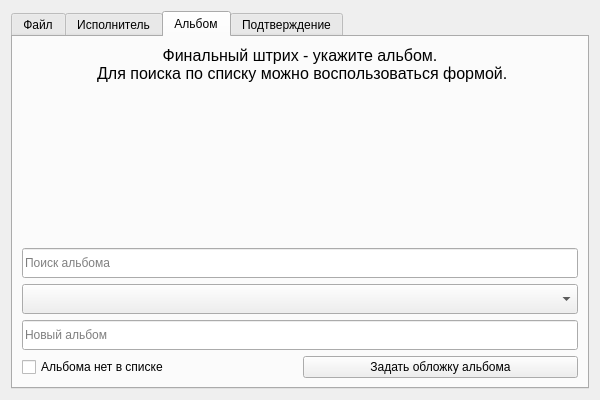
<?xml version="1.0" encoding="UTF-8"?>
<ui version="4.0">
 <class>Form</class>
 <widget class="QWidget" name="Form">
  <property name="geometry">
   <rect>
    <x>0</x>
    <y>0</y>
    <width>600</width>
    <height>400</height>
   </rect>
  </property>
  <property name="sizePolicy">
   <sizepolicy hsizetype="Fixed" vsizetype="Fixed">
    <horstretch>0</horstretch>
    <verstretch>0</verstretch>
   </sizepolicy>
  </property>
  <property name="minimumSize">
   <size>
    <width>600</width>
    <height>400</height>
   </size>
  </property>
  <property name="windowTitle">
   <string>Form</string>
  </property>
  <layout class="QGridLayout" name="gridLayout_2">
   <item row="0" column="0">
    <widget class="QTabWidget" name="tabs">
     <property name="minimumSize">
      <size>
       <width>0</width>
       <height>30</height>
      </size>
     </property>
     <property name="tabPosition">
      <enum>QTabWidget::North</enum>
     </property>
     <property name="tabShape">
      <enum>QTabWidget::Rounded</enum>
     </property>
     <property name="currentIndex">
      <number>2</number>
     </property>
     <property name="documentMode">
      <bool>false</bool>
     </property>
     <property name="tabsClosable">
      <bool>false</bool>
     </property>
     <property name="movable">
      <bool>false</bool>
     </property>
     <property name="tabBarAutoHide">
      <bool>false</bool>
     </property>
     <widget class="QWidget" name="file_tab">
      <attribute name="title">
       <string>Файл</string>
      </attribute>
      <layout class="QGridLayout" name="gridLayout">
       <item row="4" column="0">
        <widget class="QPushButton" name="select_file_button">
         <property name="sizePolicy">
          <sizepolicy hsizetype="Minimum" vsizetype="Fixed">
           <horstretch>0</horstretch>
           <verstretch>0</verstretch>
          </sizepolicy>
         </property>
         <property name="minimumSize">
          <size>
           <width>0</width>
           <height>40</height>
          </size>
         </property>
         <property name="text">
          <string>Выбрать файл</string>
         </property>
        </widget>
       </item>
       <item row="3" column="0">
        <widget class="QLabel" name="label_2">
         <property name="font">
          <font>
           <pointsize>10</pointsize>
          </font>
         </property>
         <property name="text">
          <string>Для начала выберите файл трека и укажите его название.</string>
         </property>
         <property name="alignment">
          <set>Qt::AlignCenter</set>
         </property>
        </widget>
       </item>
       <item row="5" column="0">
        <widget class="QLineEdit" name="select_file_field">
         <property name="minimumSize">
          <size>
           <width>0</width>
           <height>30</height>
          </size>
         </property>
         <property name="readOnly">
          <bool>true</bool>
         </property>
         <property name="placeholderText">
          <string>Здесь будет отображаться путь до файла</string>
         </property>
        </widget>
       </item>
       <item row="1" column="0">
        <widget class="QLabel" name="label">
         <property name="font">
          <font>
           <pointsize>12</pointsize>
          </font>
         </property>
         <property name="text">
          <string>Добавляйте новые треки - так вы сделаете Waveful лучше.</string>
         </property>
         <property name="alignment">
          <set>Qt::AlignCenter</set>
         </property>
        </widget>
       </item>
       <item row="2" column="0">
        <spacer name="verticalSpacer_3">
         <property name="orientation">
          <enum>Qt::Vertical</enum>
         </property>
         <property name="sizeHint" stdset="0">
          <size>
           <width>20</width>
           <height>40</height>
          </size>
         </property>
        </spacer>
       </item>
       <item row="6" column="0">
        <widget class="QLineEdit" name="title_input">
         <property name="minimumSize">
          <size>
           <width>0</width>
           <height>30</height>
          </size>
         </property>
         <property name="placeholderText">
          <string>Введите название трека</string>
         </property>
        </widget>
       </item>
      </layout>
     </widget>
     <widget class="QWidget" name="artist_tab">
      <attribute name="title">
       <string>Исполнитель</string>
      </attribute>
      <layout class="QGridLayout" name="gridLayout_11">
       <item row="1" column="0">
        <widget class="QLabel" name="label_4">
         <property name="font">
          <font>
           <pointsize>12</pointsize>
          </font>
         </property>
         <property name="text">
          <string>Укажите исполнителя трека. 
 Для поиска по списку можно воспользоваться формой.</string>
         </property>
         <property name="alignment">
          <set>Qt::AlignCenter</set>
         </property>
        </widget>
       </item>
       <item row="4" column="0">
        <layout class="QGridLayout" name="gridLayout_3">
         <item row="4" column="1">
          <spacer name="horizontalSpacer">
           <property name="orientation">
            <enum>Qt::Horizontal</enum>
           </property>
           <property name="sizeHint" stdset="0">
            <size>
             <width>108</width>
             <height>20</height>
            </size>
           </property>
          </spacer>
         </item>
         <item row="1" column="0" colspan="2">
          <widget class="QComboBox" name="artist_combobox">
           <property name="minimumSize">
            <size>
             <width>0</width>
             <height>30</height>
            </size>
           </property>
          </widget>
         </item>
         <item row="0" column="0" colspan="2">
          <widget class="QLineEdit" name="search_artist_input">
           <property name="minimumSize">
            <size>
             <width>0</width>
             <height>30</height>
            </size>
           </property>
           <property name="inputMask">
            <string/>
           </property>
           <property name="placeholderText">
            <string>Поиск исполнителя</string>
           </property>
          </widget>
         </item>
         <item row="4" column="0">
          <widget class="QCheckBox" name="no_artist">
           <property name="text">
            <string>Исполнителя нет в списке</string>
           </property>
          </widget>
         </item>
         <item row="2" column="0" colspan="2">
          <widget class="QLineEdit" name="artist_input">
           <property name="minimumSize">
            <size>
             <width>0</width>
             <height>30</height>
            </size>
           </property>
           <property name="placeholderText">
            <string>Новый исполнитель</string>
           </property>
          </widget>
         </item>
        </layout>
       </item>
       <item row="2" column="0">
        <spacer name="verticalSpacer">
         <property name="orientation">
          <enum>Qt::Vertical</enum>
         </property>
         <property name="sizeHint" stdset="0">
          <size>
           <width>20</width>
           <height>40</height>
          </size>
         </property>
        </spacer>
       </item>
       <item row="3" column="0">
        <widget class="QLabel" name="meta">
         <property name="text">
          <string/>
         </property>
        </widget>
       </item>
      </layout>
     </widget>
     <widget class="QWidget" name="album_tab">
      <attribute name="title">
       <string>Альбом</string>
      </attribute>
      <layout class="QGridLayout" name="gridLayout_12">
       <item row="0" column="0" colspan="3">
        <widget class="QLabel" name="label_3">
         <property name="font">
          <font>
           <pointsize>12</pointsize>
          </font>
         </property>
         <property name="text">
          <string>Финальный штрих - укажите альбом. 
 Для поиска по списку можно воспользоваться формой.</string>
         </property>
         <property name="alignment">
          <set>Qt::AlignCenter</set>
         </property>
        </widget>
       </item>
       <item row="2" column="2">
        <spacer name="horizontalSpacer_5">
         <property name="orientation">
          <enum>Qt::Horizontal</enum>
         </property>
         <property name="sizeHint" stdset="0">
          <size>
           <width>40</width>
           <height>20</height>
          </size>
         </property>
        </spacer>
       </item>
       <item row="2" column="0">
        <spacer name="horizontalSpacer_4">
         <property name="orientation">
          <enum>Qt::Horizontal</enum>
         </property>
         <property name="sizeHint" stdset="0">
          <size>
           <width>40</width>
           <height>20</height>
          </size>
         </property>
        </spacer>
       </item>
       <item row="2" column="1">
        <widget class="QLabel" name="image_preview">
         <property name="sizePolicy">
          <sizepolicy hsizetype="Fixed" vsizetype="Fixed">
           <horstretch>0</horstretch>
           <verstretch>0</verstretch>
          </sizepolicy>
         </property>
         <property name="minimumSize">
          <size>
           <width>100</width>
           <height>100</height>
          </size>
         </property>
         <property name="maximumSize">
          <size>
           <width>100</width>
           <height>100</height>
          </size>
         </property>
         <property name="text">
          <string/>
         </property>
         <property name="alignment">
          <set>Qt::AlignCenter</set>
         </property>
        </widget>
       </item>
       <item row="5" column="0" colspan="3">
        <layout class="QGridLayout" name="gridLayout_4">
         <item row="3" column="0" colspan="2">
          <widget class="QComboBox" name="album_combobox">
           <property name="minimumSize">
            <size>
             <width>0</width>
             <height>30</height>
            </size>
           </property>
          </widget>
         </item>
         <item row="5" column="0">
          <widget class="QCheckBox" name="no_album">
           <property name="text">
            <string>Альбома нет в списке</string>
           </property>
          </widget>
         </item>
         <item row="2" column="0" colspan="2">
          <widget class="QLineEdit" name="search_album_input">
           <property name="minimumSize">
            <size>
             <width>0</width>
             <height>30</height>
            </size>
           </property>
           <property name="inputMask">
            <string/>
           </property>
           <property name="placeholderText">
            <string>Поиск альбома</string>
           </property>
          </widget>
         </item>
         <item row="5" column="1">
          <widget class="QPushButton" name="image_button">
           <property name="text">
            <string>Задать обложку альбома</string>
           </property>
          </widget>
         </item>
         <item row="4" column="0" colspan="2">
          <widget class="QLineEdit" name="album_input">
           <property name="minimumSize">
            <size>
             <width>0</width>
             <height>30</height>
            </size>
           </property>
           <property name="placeholderText">
            <string>Новый альбом</string>
           </property>
          </widget>
         </item>
        </layout>
       </item>
       <item row="3" column="1">
        <spacer name="verticalSpacer_2">
         <property name="orientation">
          <enum>Qt::Vertical</enum>
         </property>
         <property name="sizeHint" stdset="0">
          <size>
           <width>20</width>
           <height>40</height>
          </size>
         </property>
        </spacer>
       </item>
       <item row="4" column="0" colspan="3">
        <widget class="QLabel" name="meta_album">
         <property name="text">
          <string/>
         </property>
        </widget>
       </item>
      </layout>
     </widget>
     <widget class="QWidget" name="accept_tab_2">
      <attribute name="title">
       <string>Подтверждение</string>
      </attribute>
      <layout class="QGridLayout" name="gridLayout_13">
       <item row="0" column="0" colspan="2">
        <widget class="QLabel" name="label_13">
         <property name="font">
          <font>
           <pointsize>12</pointsize>
          </font>
         </property>
         <property name="text">
          <string>Готово! 
 Для подтверждения нажмите кнопку &quot;Сохранить&quot;.</string>
         </property>
         <property name="alignment">
          <set>Qt::AlignCenter</set>
         </property>
        </widget>
       </item>
       <item row="3" column="1">
        <layout class="QHBoxLayout" name="horizontalLayout_2">
         <item>
          <widget class="QPushButton" name="accept_button">
           <property name="minimumSize">
            <size>
             <width>90</width>
             <height>30</height>
            </size>
           </property>
           <property name="text">
            <string>Сохранить</string>
           </property>
          </widget>
         </item>
         <item>
          <widget class="QPushButton" name="cancel_button">
           <property name="minimumSize">
            <size>
             <width>90</width>
             <height>30</height>
            </size>
           </property>
           <property name="text">
            <string>Отмена</string>
           </property>
          </widget>
         </item>
        </layout>
       </item>
       <item row="3" column="0">
        <spacer name="horizontalSpacer_6">
         <property name="orientation">
          <enum>Qt::Horizontal</enum>
         </property>
         <property name="sizeHint" stdset="0">
          <size>
           <width>345</width>
           <height>20</height>
          </size>
         </property>
        </spacer>
       </item>
       <item row="2" column="1">
        <spacer name="verticalSpacer_4">
         <property name="orientation">
          <enum>Qt::Vertical</enum>
         </property>
         <property name="sizeHint" stdset="0">
          <size>
           <width>20</width>
           <height>40</height>
          </size>
         </property>
        </spacer>
       </item>
       <item row="1" column="0" colspan="2">
        <widget class="QLabel" name="label_14">
         <property name="text">
          <string>Трек будет добавлен после прохождения модерации</string>
         </property>
         <property name="alignment">
          <set>Qt::AlignCenter</set>
         </property>
        </widget>
       </item>
      </layout>
     </widget>
    </widget>
   </item>
  </layout>
 </widget>
 <resources/>
 <connections/>
</ui>
